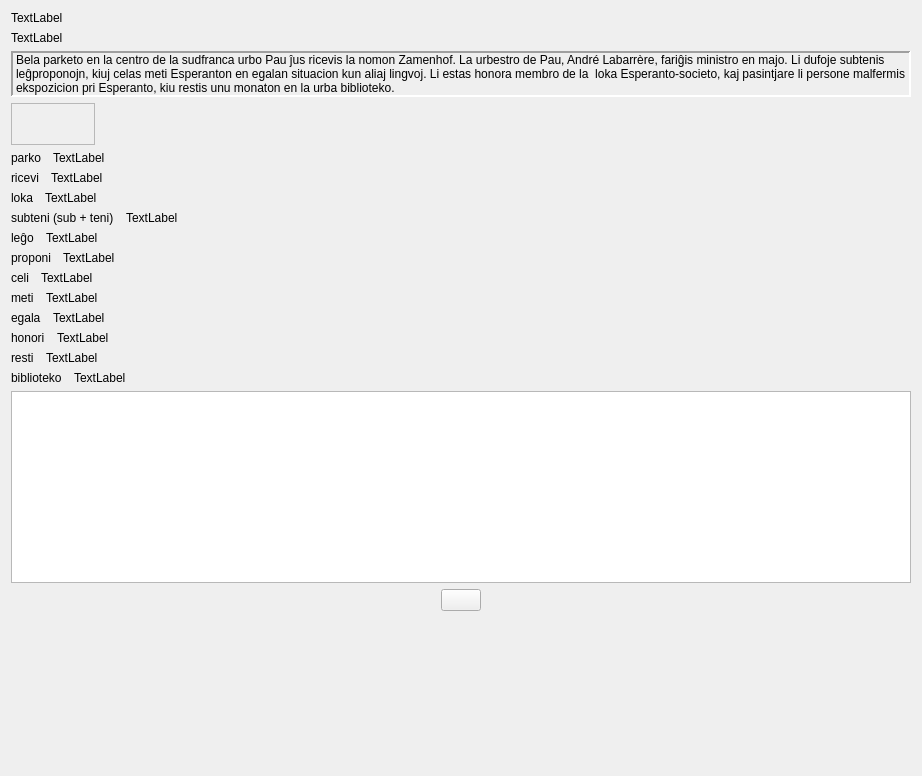
         <widget class="QWidget" name="scrollAreaWidgetContents_9">
          <property name="geometry">
           <rect>
            <x>0</x>
            <y>0</y>
            <width>922</width>
            <height>776</height>
           </rect>
          </property>
          <layout class="QVBoxLayout" name="verticalLayout_15">
           <item>
            <widget class="titolo" name="Lec12_Label4">
             <property name="sizePolicy">
              <sizepolicy hsizetype="Preferred" vsizetype="Maximum">
               <horstretch>0</horstretch>
               <verstretch>0</verstretch>
              </sizepolicy>
             </property>
             <property name="text">
              <string>TextLabel</string>
             </property>
            </widget>
           </item>
           <item>
            <widget class="QLabel" name="Lec12_Label859">
             <property name="text">
              <string>TextLabel</string>
             </property>
             <property name="wordWrap">
              <bool>true</bool>
             </property>
            </widget>
           </item>
           <item>
            <widget class="QLabel" name="label_104">
             <property name="frameShape">
              <enum>QFrame::Panel</enum>
             </property>
             <property name="frameShadow">
              <enum>QFrame::Sunken</enum>
             </property>
             <property name="lineWidth">
              <number>2</number>
             </property>
             <property name="text">
              <string>Bela parketo en la centro de la sudfranca urbo Pau ĵus ricevis la nomon Zamenhof. La urbestro de Pau, André Labarrère, fariĝis ministro en majo. Li dufoje subtenis leĝproponojn, kiuj celas meti Esperanton en egalan situacion kun aliaj lingvoj. Li estas honora membro de la  loka Esperanto-societo, kaj pasintjare li persone malfermis ekspozicion pri Esperanto, kiu restis unu monaton en la urba biblioteko.</string>
             </property>
             <property name="wordWrap">
              <bool>true</bool>
             </property>
             <property name="margin">
              <number>5</number>
             </property>
             <property name="buddy">
              <cstring>plainTextEdit</cstring>
             </property>
             <property name="tipo" stdset="0">
              <string>teksta</string>
             </property>
             <property name="lingvo" stdset="0">
              <string>eo</string>
             </property>
            </widget>
           </item>
           <item>
            <widget class="mp3ludilo" name="Lec12_memo10">
             <property name="sizePolicy">
              <sizepolicy hsizetype="Fixed" vsizetype="Fixed">
               <horstretch>0</horstretch>
               <verstretch>0</verstretch>
              </sizepolicy>
             </property>
             <property name="minimumSize">
              <size>
               <width>84</width>
               <height>42</height>
              </size>
             </property>
             <property name="maximumSize">
              <size>
               <width>16777215</width>
               <height>16777215</height>
              </size>
             </property>
             <property name="frameShape">
              <enum>QFrame::StyledPanel</enum>
             </property>
             <property name="frameShadow">
              <enum>QFrame::Plain</enum>
             </property>
            </widget>
           </item>
           <item>
            <layout class="QVBoxLayout" name="verticalLayout_16">
             <property name="spacing">
              <number>6</number>
             </property>
             <item>
              <layout class="QHBoxLayout" name="horizontalLayout_20">
               <property name="spacing">
                <number>12</number>
               </property>
               <item>
                <widget class="neklakebla_nova" name="pushButton_13">
                 <property name="text">
                  <string>parko</string>
                 </property>
                 <property name="wordWrap">
                  <bool>true</bool>
                 </property>
                </widget>
               </item>
               <item>
                <widget class="QLabel" name="Lec12_Label850">
                 <property name="sizePolicy">
                  <sizepolicy hsizetype="Expanding" vsizetype="Preferred">
                   <horstretch>0</horstretch>
                   <verstretch>0</verstretch>
                  </sizepolicy>
                 </property>
                 <property name="text">
                  <string>TextLabel</string>
                 </property>
                 <property name="wordWrap">
                  <bool>true</bool>
                 </property>
                 <property name="buddy">
                  <cstring>pushButton_13</cstring>
                 </property>
                </widget>
               </item>
              </layout>
             </item>
             <item>
              <layout class="QHBoxLayout" name="horizontalLayout_21">
               <property name="spacing">
                <number>12</number>
               </property>
               <item>
                <widget class="neklakebla_nova" name="pushButton_14">
                 <property name="text">
                  <string>ricevi</string>
                 </property>
                 <property name="wordWrap">
                  <bool>true</bool>
                 </property>
                </widget>
               </item>
               <item>
                <widget class="QLabel" name="Lec12_Label851">
                 <property name="sizePolicy">
                  <sizepolicy hsizetype="Expanding" vsizetype="Preferred">
                   <horstretch>0</horstretch>
                   <verstretch>0</verstretch>
                  </sizepolicy>
                 </property>
                 <property name="text">
                  <string>TextLabel</string>
                 </property>
                 <property name="wordWrap">
                  <bool>true</bool>
                 </property>
                 <property name="buddy">
                  <cstring>pushButton_14</cstring>
                 </property>
                </widget>
               </item>
              </layout>
             </item>
             <item>
              <layout class="QHBoxLayout" name="horizontalLayout_22">
               <property name="spacing">
                <number>12</number>
               </property>
               <item>
                <widget class="neklakebla_nova" name="pushButton_15">
                 <property name="text">
                  <string>loka</string>
                 </property>
                 <property name="wordWrap">
                  <bool>true</bool>
                 </property>
                </widget>
               </item>
               <item>
                <widget class="QLabel" name="Lec12_Label863">
                 <property name="sizePolicy">
                  <sizepolicy hsizetype="Expanding" vsizetype="Preferred">
                   <horstretch>0</horstretch>
                   <verstretch>0</verstretch>
                  </sizepolicy>
                 </property>
                 <property name="text">
                  <string>TextLabel</string>
                 </property>
                 <property name="wordWrap">
                  <bool>true</bool>
                 </property>
                 <property name="buddy">
                  <cstring>pushButton_15</cstring>
                 </property>
                </widget>
               </item>
              </layout>
             </item>
             <item>
              <layout class="QHBoxLayout" name="horizontalLayout_23">
               <property name="spacing">
                <number>12</number>
               </property>
               <item>
                <widget class="neklakebla_nova" name="pushButton_16">
                 <property name="text">
                  <string>subteni (sub + teni)</string>
                 </property>
                 <property name="wordWrap">
                  <bool>true</bool>
                 </property>
                </widget>
               </item>
               <item>
                <widget class="QLabel" name="Lec12_Label852">
                 <property name="sizePolicy">
                  <sizepolicy hsizetype="Expanding" vsizetype="Preferred">
                   <horstretch>0</horstretch>
                   <verstretch>0</verstretch>
                  </sizepolicy>
                 </property>
                 <property name="text">
                  <string>TextLabel</string>
                 </property>
                 <property name="wordWrap">
                  <bool>true</bool>
                 </property>
                 <property name="buddy">
                  <cstring>pushButton_16</cstring>
                 </property>
                </widget>
               </item>
              </layout>
             </item>
             <item>
              <layout class="QHBoxLayout" name="horizontalLayout_24">
               <property name="spacing">
                <number>12</number>
               </property>
               <item>
                <widget class="neklakebla_nova" name="pushButton_17">
                 <property name="text">
                  <string>leĝo</string>
                 </property>
                 <property name="wordWrap">
                  <bool>true</bool>
                 </property>
                </widget>
               </item>
               <item>
                <widget class="QLabel" name="Lec12_Label853">
                 <property name="sizePolicy">
                  <sizepolicy hsizetype="Expanding" vsizetype="Preferred">
                   <horstretch>0</horstretch>
                   <verstretch>0</verstretch>
                  </sizepolicy>
                 </property>
                 <property name="text">
                  <string>TextLabel</string>
                 </property>
                 <property name="wordWrap">
                  <bool>true</bool>
                 </property>
                 <property name="buddy">
                  <cstring>pushButton_17</cstring>
                 </property>
                </widget>
               </item>
              </layout>
             </item>
             <item>
              <layout class="QHBoxLayout" name="horizontalLayout_25">
               <property name="spacing">
                <number>12</number>
               </property>
               <item>
                <widget class="neklakebla_nova" name="pushButton_18">
                 <property name="text">
                  <string>proponi</string>
                 </property>
                 <property name="wordWrap">
                  <bool>true</bool>
                 </property>
                </widget>
               </item>
               <item>
                <widget class="QLabel" name="Lec12_Label854">
                 <property name="sizePolicy">
                  <sizepolicy hsizetype="Expanding" vsizetype="Preferred">
                   <horstretch>0</horstretch>
                   <verstretch>0</verstretch>
                  </sizepolicy>
                 </property>
                 <property name="text">
                  <string>TextLabel</string>
                 </property>
                 <property name="wordWrap">
                  <bool>true</bool>
                 </property>
                 <property name="buddy">
                  <cstring>pushButton_18</cstring>
                 </property>
                </widget>
               </item>
              </layout>
             </item>
            </layout>
           </item>
           <item>
            <layout class="QVBoxLayout" name="verticalLayout_17">
             <property name="spacing">
              <number>6</number>
             </property>
             <item>
              <layout class="QHBoxLayout" name="horizontalLayout_26">
               <property name="spacing">
                <number>12</number>
               </property>
               <item>
                <widget class="neklakebla_nova" name="pushButton_19">
                 <property name="text">
                  <string>celi</string>
                 </property>
                 <property name="wordWrap">
                  <bool>true</bool>
                 </property>
                </widget>
               </item>
               <item>
                <widget class="QLabel" name="Lec12_Label860">
                 <property name="sizePolicy">
                  <sizepolicy hsizetype="Expanding" vsizetype="Preferred">
                   <horstretch>0</horstretch>
                   <verstretch>0</verstretch>
                  </sizepolicy>
                 </property>
                 <property name="text">
                  <string>TextLabel</string>
                 </property>
                 <property name="wordWrap">
                  <bool>true</bool>
                 </property>
                 <property name="buddy">
                  <cstring>pushButton_19</cstring>
                 </property>
                </widget>
               </item>
              </layout>
             </item>
             <item>
              <layout class="QHBoxLayout" name="horizontalLayout_27">
               <property name="spacing">
                <number>12</number>
               </property>
               <item>
                <widget class="neklakebla_nova" name="pushButton_20">
                 <property name="text">
                  <string>meti</string>
                 </property>
                 <property name="wordWrap">
                  <bool>true</bool>
                 </property>
                </widget>
               </item>
               <item>
                <widget class="QLabel" name="Lec12_Label855">
                 <property name="sizePolicy">
                  <sizepolicy hsizetype="Expanding" vsizetype="Preferred">
                   <horstretch>0</horstretch>
                   <verstretch>0</verstretch>
                  </sizepolicy>
                 </property>
                 <property name="text">
                  <string>TextLabel</string>
                 </property>
                 <property name="wordWrap">
                  <bool>true</bool>
                 </property>
                 <property name="buddy">
                  <cstring>pushButton_20</cstring>
                 </property>
                </widget>
               </item>
              </layout>
             </item>
             <item>
              <layout class="QHBoxLayout" name="horizontalLayout_28">
               <property name="spacing">
                <number>12</number>
               </property>
               <item>
                <widget class="neklakebla_nova" name="pushButton_21">
                 <property name="text">
                  <string>egala</string>
                 </property>
                 <property name="wordWrap">
                  <bool>true</bool>
                 </property>
                </widget>
               </item>
               <item>
                <widget class="QLabel" name="Lec12_Label856">
                 <property name="sizePolicy">
                  <sizepolicy hsizetype="Expanding" vsizetype="Preferred">
                   <horstretch>0</horstretch>
                   <verstretch>0</verstretch>
                  </sizepolicy>
                 </property>
                 <property name="text">
                  <string>TextLabel</string>
                 </property>
                 <property name="wordWrap">
                  <bool>true</bool>
                 </property>
                 <property name="buddy">
                  <cstring>pushButton_21</cstring>
                 </property>
                </widget>
               </item>
              </layout>
             </item>
             <item>
              <layout class="QHBoxLayout" name="horizontalLayout_29">
               <property name="spacing">
                <number>12</number>
               </property>
               <item>
                <widget class="neklakebla_nova" name="pushButton_22">
                 <property name="text">
                  <string>honori</string>
                 </property>
                 <property name="wordWrap">
                  <bool>true</bool>
                 </property>
                </widget>
               </item>
               <item>
                <widget class="QLabel" name="Lec12_Label857">
                 <property name="sizePolicy">
                  <sizepolicy hsizetype="Expanding" vsizetype="Preferred">
                   <horstretch>0</horstretch>
                   <verstretch>0</verstretch>
                  </sizepolicy>
                 </property>
                 <property name="text">
                  <string>TextLabel</string>
                 </property>
                 <property name="wordWrap">
                  <bool>true</bool>
                 </property>
                 <property name="buddy">
                  <cstring>pushButton_22</cstring>
                 </property>
                </widget>
               </item>
              </layout>
             </item>
             <item>
              <layout class="QHBoxLayout" name="horizontalLayout_30">
               <property name="spacing">
                <number>12</number>
               </property>
               <item>
                <widget class="neklakebla_nova" name="pushButton_23">
                 <property name="text">
                  <string>resti</string>
                 </property>
                 <property name="wordWrap">
                  <bool>true</bool>
                 </property>
                </widget>
               </item>
               <item>
                <widget class="QLabel" name="Lec12_Label858">
                 <property name="sizePolicy">
                  <sizepolicy hsizetype="Expanding" vsizetype="Preferred">
                   <horstretch>0</horstretch>
                   <verstretch>0</verstretch>
                  </sizepolicy>
                 </property>
                 <property name="text">
                  <string>TextLabel</string>
                 </property>
                 <property name="wordWrap">
                  <bool>true</bool>
                 </property>
                 <property name="buddy">
                  <cstring>pushButton_23</cstring>
                 </property>
                </widget>
               </item>
              </layout>
             </item>
             <item>
              <layout class="QHBoxLayout" name="horizontalLayout_31">
               <property name="spacing">
                <number>12</number>
               </property>
               <item>
                <widget class="neklakebla_nova" name="pushButton_24">
                 <property name="text">
                  <string>biblioteko</string>
                 </property>
                 <property name="wordWrap">
                  <bool>true</bool>
                 </property>
                </widget>
               </item>
               <item>
                <widget class="QLabel" name="Lec12_Label861">
                 <property name="sizePolicy">
                  <sizepolicy hsizetype="Expanding" vsizetype="Preferred">
                   <horstretch>0</horstretch>
                   <verstretch>0</verstretch>
                  </sizepolicy>
                 </property>
                 <property name="text">
                  <string>TextLabel</string>
                 </property>
                 <property name="wordWrap">
                  <bool>true</bool>
                 </property>
                 <property name="buddy">
                  <cstring>pushButton_24</cstring>
                 </property>
                </widget>
               </item>
              </layout>
             </item>
            </layout>
           </item>
           <item>
            <widget class="QPlainTextEdit" name="plainTextEdit">
             <property name="sizePolicy">
              <sizepolicy hsizetype="Preferred" vsizetype="Preferred">
               <horstretch>0</horstretch>
               <verstretch>0</verstretch>
              </sizepolicy>
             </property>
             <property name="lingvo" stdset="0">
              <string>traduko</string>
             </property>
            </widget>
           </item>
           <item alignment="Qt::AlignHCenter">
            <widget class="sendas_butono" name="pushButton_65"/>
           </item>
           <item>
            <spacer name="verticalSpacer_10">
             <property name="orientation">
              <enum>Qt::Vertical</enum>
             </property>
             <property name="sizeHint" stdset="0">
              <size>
               <width>20</width>
               <height>40</height>
              </size>
             </property>
            </spacer>
           </item>
          </layout>
         </widget>
